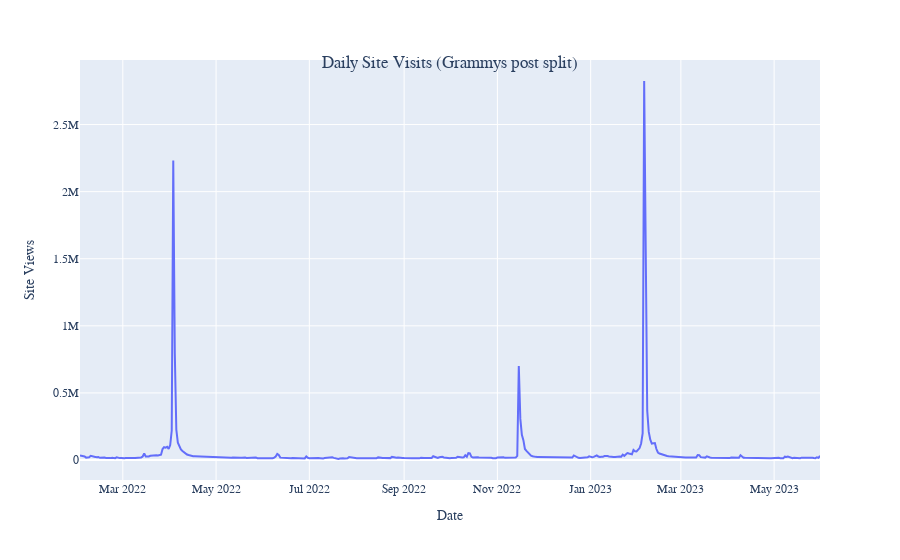

The cell this chart's notebook holds for it:
### Markdown cell above
See figure 1.

### Code cell
# Plot a line chart of the daily visitors of the grammys post-split dataframe.
px.line(
    data_frame=grammys, 
    x="date", 
    y="visitors"
    
# Make pretty
).update_layout(
    font={
        "family":"Century Gothic"
    },
    title={
        "text":"Daily Site Visits (Grammys post split)",
        "x":.5,
        "y":.9,
        "xanchor":"center",
        "yanchor":"top"
    },
    xaxis_title="Date",
    yaxis_title="Site Views"
)

### Figure 1 — Plotly figure (JSON) as saved in the notebook; plotly's stock layout.template omitted (floating-point values rounded to 4 significant figures; data arrays with more than 128 entries replaced by an {"elided": "..."} marker saying what was removed)
{"data": [{"hovertemplate": "date=%{x}<br>visitors=%{y}<extra></extra>", "legendgroup": "", "line": {"color": "#636efa", "dash": "solid"}, "marker": {"symbol": "circle"}, "mode": "lines", "name": "", "orientation": "v", "showlegend": false, "type": "scatter", "x": {"elided": "485 str values"}, "xaxis": "x", "y": {"elided": "485 int values"}, "yaxis": "y"}], "layout": {"autosize": true, "font": {"family": "Century Gothic"}, "legend": {"tracegroupgap": 0}, "margin": {"t": 60}, "title": {"text": "Daily Site Visits (Grammys post split)", "x": 0.5, "xanchor": "center", "y": 0.9, "yanchor": "top"}, "xaxis": {"anchor": "y", "autorange": true, "domain": [0, 1], "range": ["2022-02-01", "2023-05-31"], "title": {"text": "Date"}, "type": "date"}, "yaxis": {"anchor": "x", "autorange": true, "domain": [0, 1], "range": [-148900.0, 2981000.0], "title": {"text": "Site Views"}, "type": "linear"}}}
